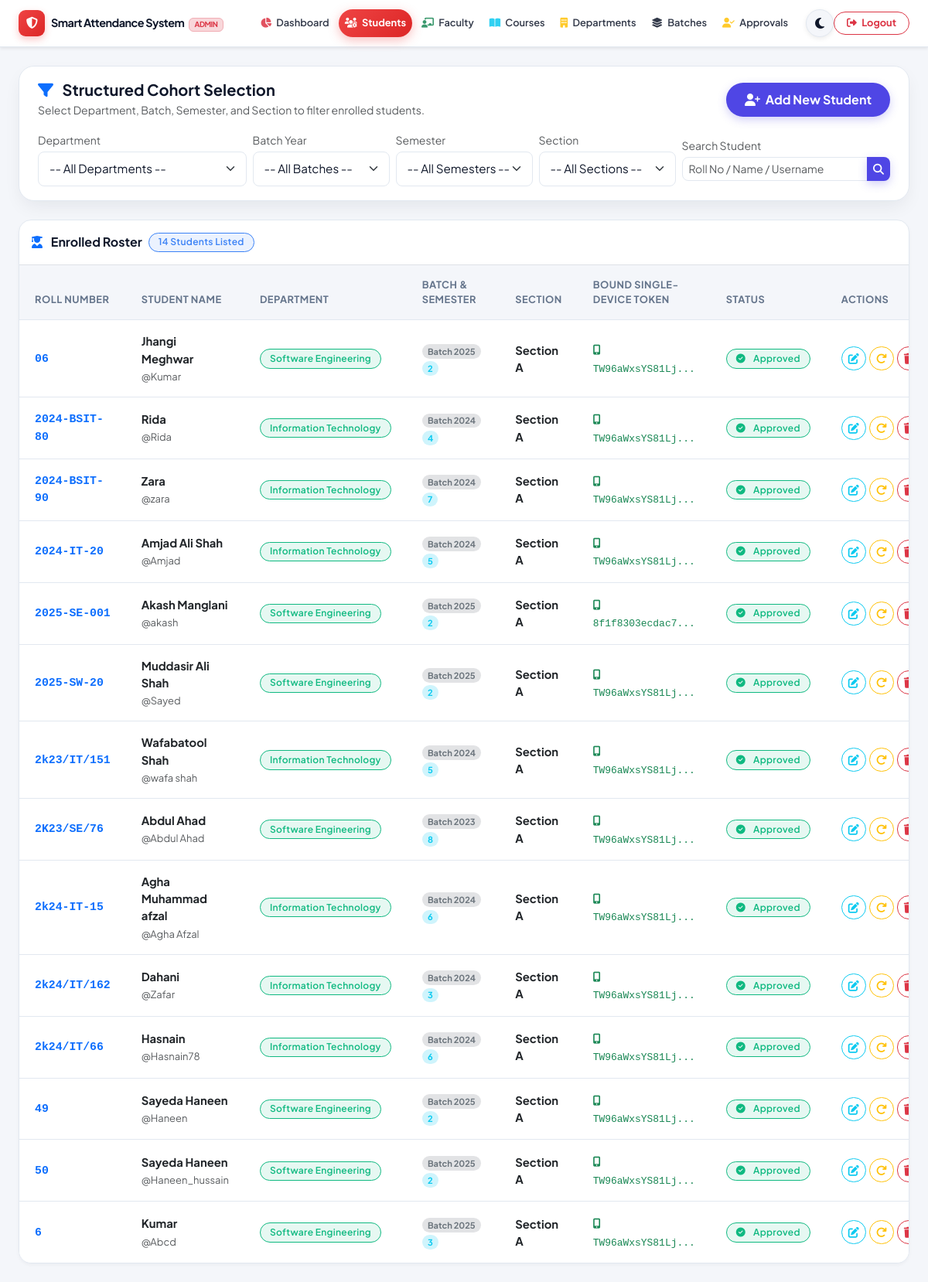
The app's page /admin/manage_students.php (signed in) with its own data.
### tables this page shows
CREATE TABLE `students` (
  `student_id` int(11) NOT NULL,
  `username` varchar(50) NOT NULL,
  `roll_number` varchar(20) NOT NULL,
  `full_name` varchar(100) NOT NULL,
  `email` varchar(100) NOT NULL,
  `password` varchar(255) NOT NULL,
  `department_id` int(11) DEFAULT NULL,
  `batch_id` int(11) DEFAULT NULL,
  `semester_id` int(11) DEFAULT NULL,
  `section_id` int(11) DEFAULT NULL,
  `phone` varchar(20) DEFAULT NULL,
  `is_approved` tinyint(1) DEFAULT 0,
  `approved_at` timestamp NULL DEFAULT NULL,
  `created_at` timestamp NOT NULL DEFAULT current_timestamp()
);

CREATE TABLE `departments` (
  `department_id` int(11) NOT NULL,
  `department_name` varchar(100) NOT NULL,
  `created_at` timestamp NOT NULL DEFAULT current_timestamp()
);

CREATE TABLE `batches` (
  `batch_id` int(11) NOT NULL,
  `batch_year` varchar(10) NOT NULL,
  `created_at` timestamp NOT NULL DEFAULT current_timestamp()
);

CREATE TABLE `semesters` (
  `semester_id` int(11) NOT NULL,
  `semester_name` varchar(20) NOT NULL,
  `created_at` timestamp NOT NULL DEFAULT current_timestamp()
);

CREATE TABLE `sections` (
  `section_id` int(11) NOT NULL,
  `section_name` varchar(10) NOT NULL,
  `created_at` timestamp NOT NULL DEFAULT current_timestamp()
);

### config.php (called while the page is built, shortened)
<?php
function sanitize($input) {
    return htmlspecialchars(strip_tags(trim($input)));
}
?>

### admin/manage_students.php (the view, shortened to what this page needs)
<?php
require_once '../config.php';
$db = getDB();
$search = sanitize($_GET['search'] ?? '');
$query = "SELECT s.*, d.department_name, b.batch_year, sem.semester_name, sec.section_name,
          sd.device_identifier, sd.is_active as device_active
          FROM students s
          LEFT JOIN departments d ON s.department_id = d.department_id
          LEFT JOIN batches b ON s.batch_id = b.batch_id
          LEFT JOIN semesters sem ON s.semester_id = sem.semester_id
          LEFT JOIN sections sec ON s.section_id = sec.section_id
          LEFT JOIN student_devices sd ON s.student_id = sd.student_id
          WHERE 1=1";
$query .= " GROUP BY s.student_id ORDER BY s.roll_number ASC, s.full_name ASC";
$stmt = $db->prepare($query);
$stmt->execute();
$students = $stmt->get_result();
?>
<!DOCTYPE html>
<html lang="en">
<head>
    <link href="https://cdn.jsdelivr.net/npm/bootstrap@5.3.0/dist/css/bootstrap.min.css" rel="stylesheet">
    <link href="https://cdnjs.cloudflare.com/ajax/libs/font-awesome/6.4.0/css/all.min.css" rel="stylesheet">
    <link href="../assets/css/theme.css" rel="stylesheet">
<body>
    <?php require_once 'navbar.php'; ?>
    <div class="container-fluid px-3 px-md-4 py-4 animate-slide-up" style="max-width: 1400px; margin: 0 auto;">
        <div class="cohort-filter-bar mb-4">
            <div class="d-flex justify-content-between align-items-center flex-wrap gap-3 mb-3">
                <div>
                    <h5 class="fw-bold mb-1 text-main"><i class="fas fa-filter text-primary me-2"></i> Structured Cohort Selection</h5>
                    <p class="text-muted small mb-0">Select Department, Batch, Semester, and Section to filter enrolled students.</p>
                </div>
                <button type="button" data-bs-toggle="modal" data-bs-target="#studentModal" onclick="resetStudentForm()" class="btn btn-primary-custom rounded-pill px-4 fw-bold">
                    <i class="fas fa-user-plus me-1"></i> Add New Student
                </button>
            </div>
            <form method="GET" action="manage_students.php" class="row g-2 align-items-center">
                <div class="col-md-3">
                    <label class="form-label small font-semibold text-muted mb-1">Department</label>
                    <select name="dept_id" class="form-select form-select-sm rounded-3" onchange="this.form.submit()">
                        <option value="0">-- All Departments --</option>
                    </select>
                </div>
                <div class="col-md-2">
                    <label class="form-label small font-semibold text-muted mb-1">Batch Year</label>
                    <select name="batch_id" class="form-select form-select-sm rounded-3" onchange="this.form.submit()">
                        <option value="0">-- All Batches --</option>
                    </select>
                </div>
                <div class="col-md-2">
                    <label class="form-label small font-semibold text-muted mb-1">Semester</label>
                    <select name="sem_id" class="form-select form-select-sm rounded-3" onchange="this.form.submit()">
                        <option value="0">-- All Semesters --</option>
                    </select>
                </div>
                <div class="col-md-2">
                    <label class="form-label small font-semibold text-muted mb-1">Section</label>
                    <select name="sec_id" class="form-select form-select-sm rounded-3" onchange="this.form.submit()">
                        <option value="0">-- All Sections --</option>
                    </select>
                </div>
                <div class="col-md-3">
                    <label class="form-label small font-semibold text-muted mb-1">Search Student</label>
                    <div class="input-group input-group-sm">
                        <input type="text" name="search" class="form-control rounded-start-3" placeholder="Roll No / Name / Username" value="<?php echo htmlspecialchars($search); ?>">
                        <button type="submit" class="btn btn-primary-custom rounded-end-3"><i class="fas fa-search"></i></button>
                    </div>
                </div>
            </form>
        </div>
        <div class="custom-table-container">
            <div class="p-3 border-bottom d-flex justify-content-between align-items-center flex-wrap gap-2">
                <div class="d-flex align-items-center gap-2">
                    <span class="fw-bold"><i class="fas fa-user-graduate text-primary me-2"></i> Enrolled Roster</span>
                    <span class="badge badge-custom badge-pending"><?php echo $students ? $students->num_rows : 0; ?> Students Listed</span>
                </div>
            </div>
            <div class="table-responsive">
                <table class="table custom-table">
                    <thead>
                        <tr>
                            <th>Roll Number</th>
                            <th>Student Name</th>
                            <th>Department</th>
                            <th>Batch & Semester</th>
                            <th>Section</th>
                            <th>Bound Single-Device Token</th>
                            <th>Status</th>
                            <th>Actions</th>
                        </tr>
                    </thead>
                    <tbody>
                        <?php if ($students && $students->num_rows > 0): ?>
                            <?php while ($s = $students->fetch_assoc()): ?>
                                <tr>
                                    <td class="fw-bold font-monospace text-primary"><?php echo htmlspecialchars($s['roll_number']); ?></td>
                                    <td>
                                        <div class="fw-bold text-main"><?php echo htmlspecialchars($s['full_name']); ?></div>
                                        <small class="text-muted">@<?php echo htmlspecialchars($s['username']); ?></small>
                                    </td>
                                    <td><span class="badge badge-custom badge-present"><?php echo htmlspecialchars($s['department_name'] ?? 'SE'); ?></span></td>
                                    <td>
                                        <span class="badge bg-secondary-subtle text-secondary rounded-pill me-1">Batch <?php echo htmlspecialchars($s['batch_year'] ?? '2024'); ?></span>
                                        <span class="badge bg-info-subtle text-info rounded-pill"><?php echo htmlspecialchars($s['semester_name'] ?? 'Semester 1'); ?></span>
                                    </td>
                                    <td><span class="fw-bold text-main">Section <?php echo htmlspecialchars($s['section_name'] ?? 'A'); ?></span></td>
                                    <td>
                                        <?php if (!empty($s['device_identifier'])): ?>
                                            <span class="font-monospace small text-success" title="<?php echo htmlspecialchars($s['device_identifier']); ?>">
                                                <i class="fas fa-mobile-alt me-1"></i> <?php echo htmlspecialchars(substr($s['device_identifier'], 0, 14)); ?>...
                                            </span>
                                        <?php else: ?>
                                            <span class="text-muted small"><i class="fas fa-unlock me-1"></i> No Device Bound</span>
                                        <?php endif; ?>
                                    </td>
                                    <td>
                                        <?php if ($s['is_approved'] == 1): ?>
                                            <span class="badge badge-custom badge-present"><i class="fas fa-check-circle me-1"></i> Approved</span>
                                        <?php else: ?>
                                            <span class="badge badge-custom badge-pending"><i class="fas fa-clock me-1"></i> Pending Approval</span>
                                        <?php endif; ?>
                                    </td>
                                    <td>
                                        <div class="d-flex gap-1">
                                            <button type="button" class="btn btn-outline-info btn-sm rounded-pill px-2.5"
                                                    onclick="editStudent(<?php echo htmlspecialchars(json_encode($s)); ?>)" title="Edit Student">
                                                <i class="fas fa-edit"></i>
                                            </button>
                                            <?php if (!empty($s['device_identifier'])): ?>
                                                <a href="reset_device.php?id=<?php echo $s['student_id']; ?>"
                                                   class="btn btn-outline-warning btn-sm rounded-pill px-2.5"
                                                   onclick="return confirm('Reset bound single-device lock for <?php echo htmlspecialchars(addslashes($s['full_name'])); ?>?')" title="Reset Bound Device">
                                                    <i class="fas fa-redo"></i>
                                                </a>
                                            <?php endif; ?>
                                            <a href="manage_students.php?delete_id=<?php echo $s['student_id']; ?>"
                                               class="btn btn-outline-danger btn-sm rounded-pill px-2.5"
                                               onclick="return confirm('Permanently delete student <?php echo htmlspecialchars(addslashes($s['full_name'])); ?>?')" title="Delete Student">
                                                <i class="fas fa-trash"></i>
                                            </a>
                                        </div>
                                    </td>
                                </tr>
                            <?php endwhile; ?>
                        <?php endif; ?>
                    </tbody>
                </table>
            </div>
        </div>
    </div>
</body>
</html>

### assets/css/theme.css (style rules this page uses)
:root { --font-primary: 'Plus Jakarta Sans', -apple-system, BlinkMacSystemFont, 'Segoe UI', Roboto, sans-serif; --bg-body: #f4f6fa; --bg-surface: #ffffff; --bg-surface-elevated: #ffffff; --bg-glass: rgba(255, 255, 255, 0.85); --border-color: #e2e8f0; --border-glass: rgba(226, 232, 240, 0.8); --text-main: #0f172a; --text-muted: #64748b; --text-light: #94a3b8; --primary: #4f46e5; --primary-hover: #4338ca; --primary-light: rgba(79, 70, 229, 0.1); --secondary: #0ea5e9; --secondary-hover: #0284c7; --success: #10b981; --success-light: rgba(16, 185, 129, 0.1); --warning: #f59e0b; --warning-light: rgba(245, 158, 11, 0.1); --danger: #ef4444; --danger-light: rgba(239, 68, 68, 0.1); --info: #3b82f6; --info-light: rgba(59, 130, 246, 0.1); --shadow-sm: 0 2px 4px rgba(15, 23, 42, 0.04); --shadow-md: 0 10px 25px -5px rgba(15, 23, 42, 0.08); --shadow-lg: 0 20px 35px -10px rgba(15, 23, 42, 0.12); --shadow-primary: 0 10px 25px -5px rgba(79, 70, 229, 0.3); --navbar-bg: #4f46e5; --navbar-text: #ffffff; --sidebar-width: 260px; }
body { font-family: var(--font-primary); background-color: var(--bg-body); color: var(--text-main); transition: background-color 0.3s ease, color 0.3s ease; min-height: 100vh; }
.btn-primary-custom { background: var(--primary); color: #ffffff; border: none; border-radius: 10px; padding: 0.625rem 1.25rem; font-weight: 600; transition: all 0.2s ease; box-shadow: 0 4px 12px rgba(79, 70, 229, 0.25); }
.badge-custom { padding: 0.35rem 0.75rem; border-radius: 30px; font-weight: 600; font-size: 0.75rem; letter-spacing: 0.3px; display: inline-flex; align-items: center; gap: 6px; }
.badge-present { background: var(--success-light); color: var(--success); border: 1px solid var(--success); }
.badge-pending { background: var(--info-light); color: var(--info); border: 1px solid var(--info); }
.form-control, .form-select { background-color: var(--bg-surface); border: 1px solid var(--border-color); color: var(--text-main); border-radius: 10px; padding: 0.625rem 0.875rem; font-size: 0.95rem; transition: all 0.2s ease; }
.custom-table-container { background: var(--bg-surface); border: 1px solid var(--border-color); border-radius: 16px; overflow: hidden; box-shadow: var(--shadow-sm); }
.custom-table { width: 100%; margin-bottom: 0; color: var(--text-main); }
.custom-table th { background-color: var(--bg-body); color: var(--text-muted); font-weight: 700; font-size: 0.8rem; text-transform: uppercase; letter-spacing: 0.5px; padding: 1rem 1.25rem; border-bottom: 1px solid var(--border-color); }
.custom-table td { padding: 1rem 1.25rem; border-bottom: 1px solid var(--border-color); vertical-align: middle; font-size: 0.925rem; }
.custom-table tbody tr { transition: background-color 0.2s ease; }
.custom-table tbody tr:last-child td { border-bottom: none; }
.animate-slide-up { animation: slideUp 0.5s ease-out forwards; }
.cohort-filter-bar { background: var(--bg-surface-elevated); border: 1px solid var(--border-color); border-radius: 20px; padding: 18px 24px; box-shadow: var(--shadow-md); transition: all 0.3s ease; }
html, body { width: 100%; max-width: 100%; overflow-x: hidden !important; margin: 0; padding: 0; box-sizing: border-box; }
*, *::before, *::after { box-sizing: inherit; }
.glass-card, .custom-table-container, .stat-card { width: 100%; max-width: 100%; box-sizing: border-box; }

### records on screen
students: roll_number "06", full_name "Jhangi Meghwar", username "Kumar", department.department_name "Software Engineering", batch.batch_year "2025", semester.semester_name "2", section.section_name "A", device_identifier "TW96aWxsYS81Lj", is_approved 1 (drawn)
students: roll_number "2024-BSIT-80", full_name "Rida", username "Rida", department.department_name "Information Technology", batch.batch_year "2024", semester.semester_name "4", section.section_name "A", device_identifier "TW96aWxsYS81Lj", is_approved 1 (drawn)
students: roll_number "2024-BSIT-90", full_name "Zara", username "zara", department.department_name "Information Technology", batch.batch_year "2024", semester.semester_name "7", section.section_name "A", device_identifier "TW96aWxsYS81Lj", is_approved 1 (drawn)
students: roll_number "2024-IT-20", full_name "Amjad Ali Shah", username "Amjad", department.department_name "Information Technology", batch.batch_year "2024", semester.semester_name "5", section.section_name "A", device_identifier "TW96aWxsYS81Lj", is_approved 1 (drawn)
students: roll_number "2025-SE-001", full_name "Akash Manglani", username "akash", department.department_name "Software Engineering", batch.batch_year "2025", semester.semester_name "2", section.section_name "A", device_identifier "8f1f8303ecdac7", is_approved 1 (drawn)
students: roll_number "2025-SW-20", full_name "Muddasir Ali Shah", username "Sayed", department.department_name "Software Engineering", batch.batch_year "2025", semester.semester_name "2", section.section_name "A", device_identifier "TW96aWxsYS81Lj", is_approved 1 (drawn)
students: roll_number "2k23/IT/151", full_name "Wafabatool Shah", username "wafa shah", department.department_name "Information Technology", batch.batch_year "2024", semester.semester_name "5", section.section_name "A", device_identifier "TW96aWxsYS81Lj", is_approved 1 (drawn)
students: roll_number "2K23/SE/76", full_name "Abdul Ahad", username "Abdul Ahad", department.department_name "Software Engineering", batch.batch_year "2023", semester.semester_name "8", section.section_name "A", device_identifier "TW96aWxsYS81Lj", is_approved 1 (drawn)
students: roll_number "2k24-IT-15", full_name "Agha Muhammad afzal", username "Agha Afzal", department.department_name "Information Technology", batch.batch_year "2024", semester.semester_name "6", section.section_name "A", device_identifier "TW96aWxsYS81Lj", is_approved 1 (drawn)
students: roll_number "2k24/IT/162", full_name "Dahani", username "Zafar", department.department_name "Information Technology", batch.batch_year "2024", semester.semester_name "3", section.section_name "A", device_identifier "TW96aWxsYS81Lj", is_approved 1 (drawn)
students: roll_number "2k24/IT/66", full_name "Hasnain", username "Hasnain78", department.department_name "Information Technology", batch.batch_year "2024", semester.semester_name "6", section.section_name "A", device_identifier "TW96aWxsYS81Lj", is_approved 1 (drawn)
students: roll_number "49", full_name "Sayeda Haneen", username "Haneen", department.department_name "Software Engineering", batch.batch_year "2025", semester.semester_name "2", section.section_name "A", device_identifier "TW96aWxsYS81Lj", is_approved 1 (drawn)
students: roll_number "50", full_name "Sayeda Haneen", username "Haneen_hussain", department.department_name "Software Engineering", batch.batch_year "2025", semester.semester_name "2", section.section_name "A", device_identifier "TW96aWxsYS81Lj", is_approved 1 (drawn)
students: roll_number "6", full_name "Kumar", username "Abcd", department.department_name "Software Engineering", batch.batch_year "2025", semester.semester_name "3", section.section_name "A", device_identifier "TW96aWxsYS81Lj", is_approved 1 (drawn)

### other values on screen
APP_NAME "Smart Attendance System"
$students->num_rows "14"
